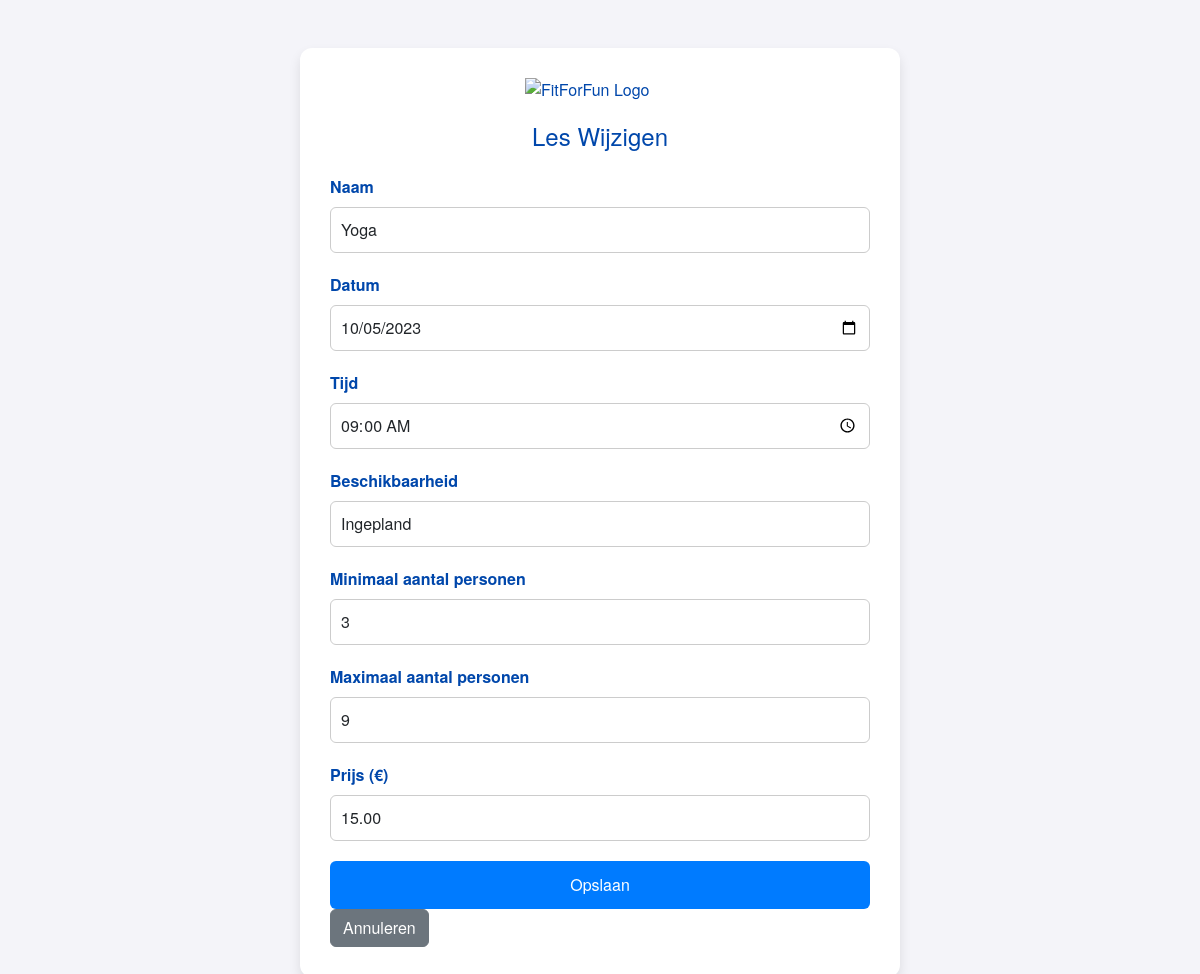
Page /LesOverzicht/public/wijzigen_lesson.php?id=1 on the earlier database version.
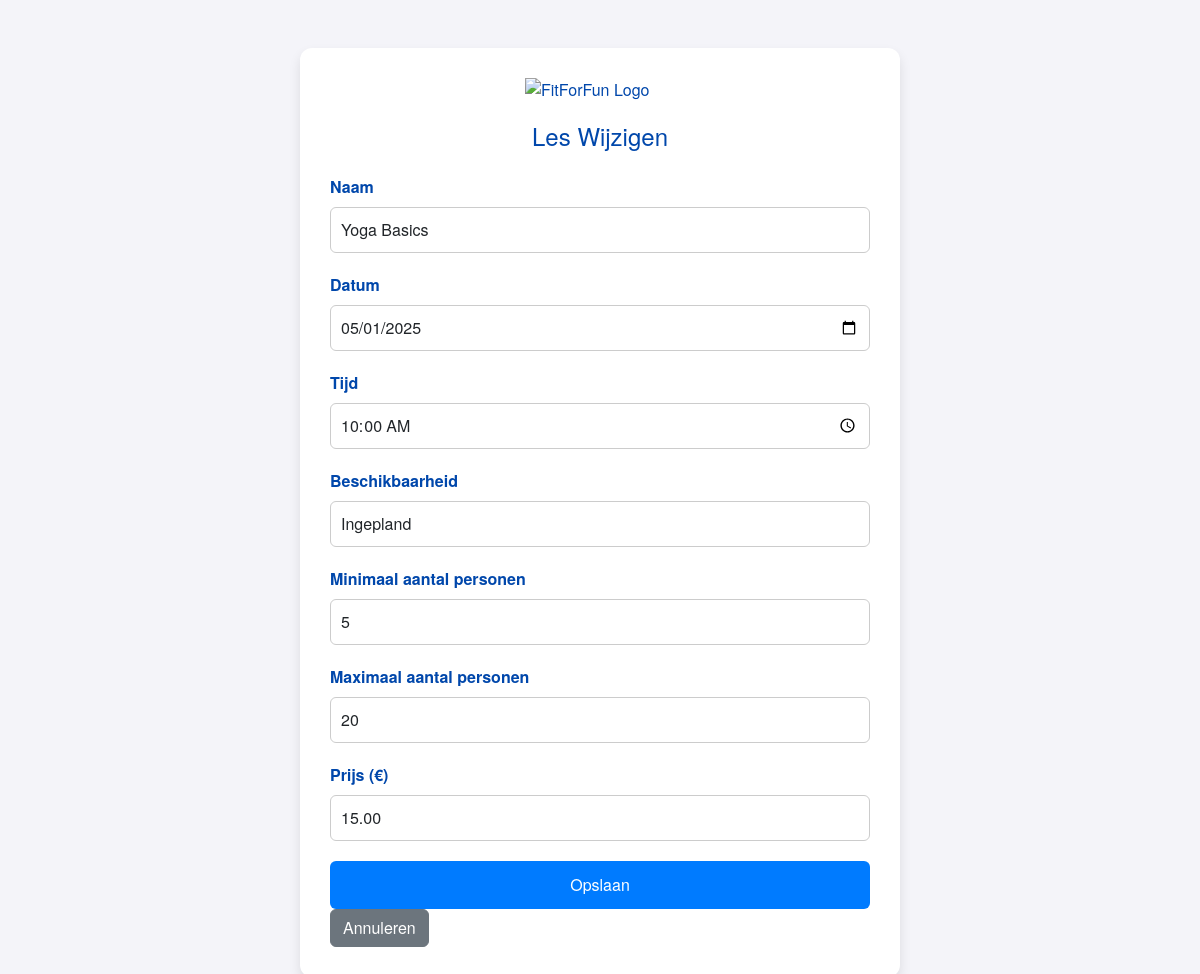
Same page on the later database version.
### tables this page shows
CREATE TABLE Les (
    Id INT NOT NULL AUTO_INCREMENT,
    Naam VARCHAR(50) NOT NULL,
    Datum DATE NOT NULL,
    Tijd TIME NOT NULL,
    MinAantalPersonen TINYINT NOT NULL,
    MaxAantalPersonen TINYINT NOT NULL,
    Beschikbaarheid VARCHAR(50) NOT NULL,
    Prijs DECIMAL(10, 2) NOT NULL,  
    Isactief BIT NOT NULL,
    Opmerking VARCHAR(250),
    Datumaangemaakt DATETIME(6) NOT NULL,
    Datumgewijzigd DATETIME(6) NOT NULL,
    PRIMARY KEY (Id)
);

### LesOverzicht/public/wijzigen_lesson.php (the view, shortened to what this page needs)
<?php
$servername = "localhost";
$username = "root";
$password = "";
$dbname = "fitforfun";
$conn = new mysqli($servername, $username, $password, $dbname);
if (isset($_GET["id"])) {
    $id = intval($_GET["id"]);
    $sql = "SELECT * FROM Les WHERE Id = ?";
    $stmt = $conn->prepare($sql);
    $stmt->bind_param("i", $id);
    $stmt->execute();
    $result = $stmt->get_result();
    $les = $result->fetch_assoc();
} else {
    die("Geen les-ID opgegeven.");
}
?>
<!DOCTYPE html>
<html lang="nl">
<head>
    <link href="https://stackpath.bootstrapcdn.com/bootstrap/5.3.0/css/bootstrap.min.css" rel="stylesheet">
    <link rel="stylesheet" href="formulier.css">
</head>
<body>
    <div class="container mt-5">
    <img src="https://www.burda-forward.de/files/images/03_Media/Brands/FitForFun/BF_Media_Brands_FitForFun_logo.png" alt="FitForFun Logo" class="logo">
        <h1 class="mb-4">Les Wijzigen</h1>
        <form method="POST" action="wijzigen_lesson.php?id=<?php echo $les['Id']; ?>">
            <div class="mb-3">
                <label for="naam" class="form-label">Naam</label>
                <input type="text" class="form-control" id="naam" name="naam" value="<?php echo htmlspecialchars($les['Naam']); ?>" required>
            </div>
            <div class="mb-3">
                <label for="datum" class="form-label">Datum</label>
                <input type="date" class="form-control" id="datum" name="datum" value="<?php echo htmlspecialchars($les['Datum']); ?>" required>
            </div>
            <div class="mb-3">
                <label for="tijd" class="form-label">Tijd</label>
                <input type="time" class="form-control" id="tijd" name="tijd" value="<?php echo htmlspecialchars($les['Tijd']); ?>" required>
            </div>
            <div class="mb-3">
                <label for="beschikbaarheid" class="form-label">Beschikbaarheid</label>
                <input type="text" class="form-control" id="beschikbaarheid" name="beschikbaarheid" value="<?php echo htmlspecialchars($les['Beschikbaarheid']); ?>" required>
            </div>
            <div class="mb-3">
                <label for="minAantalPersonen" class="form-label">Minimaal aantal personen</label>
                <input type="number" class="form-control" id="minAantalPersonen" name="minAantalPersonen" value="<?php echo htmlspecialchars($les['MinAantalPersonen']); ?>" required>
            </div>
            <div class="mb-3">
                <label for="maxAantalPersonen" class="form-label">Maximaal aantal personen</label>
                <input type="number" class="form-control" id="maxAantalPersonen" name="maxAantalPersonen" value="<?php echo htmlspecialchars($les['MaxAantalPersonen']); ?>" required>
            </div>
            <div class="mb-3">
                <label for="prijs" class="form-label">Prijs (€)</label>
                <input type="number" step="0.01" class="form-control" id="prijs" name="prijs" value="<?php echo htmlspecialchars($les['Prijs']); ?>" required>
            </div>
            <button type="submit" class="btn btn-primary">Opslaan</button>
            <a href="lessen.php" class="btn btn-secondary">Annuleren</a>
        </form>
    </div>
</body>
</html>

Differences in the rows shown:
changed les "Ingepland": naam "Yoga" → "Yoga Basics"; datum "10/05/2023" → "05/01/2025"; tijd "09:00:00" → "10:00:00"; minAantalPersonen "3" → "5"; maxAantalPersonen "9" → "20"
